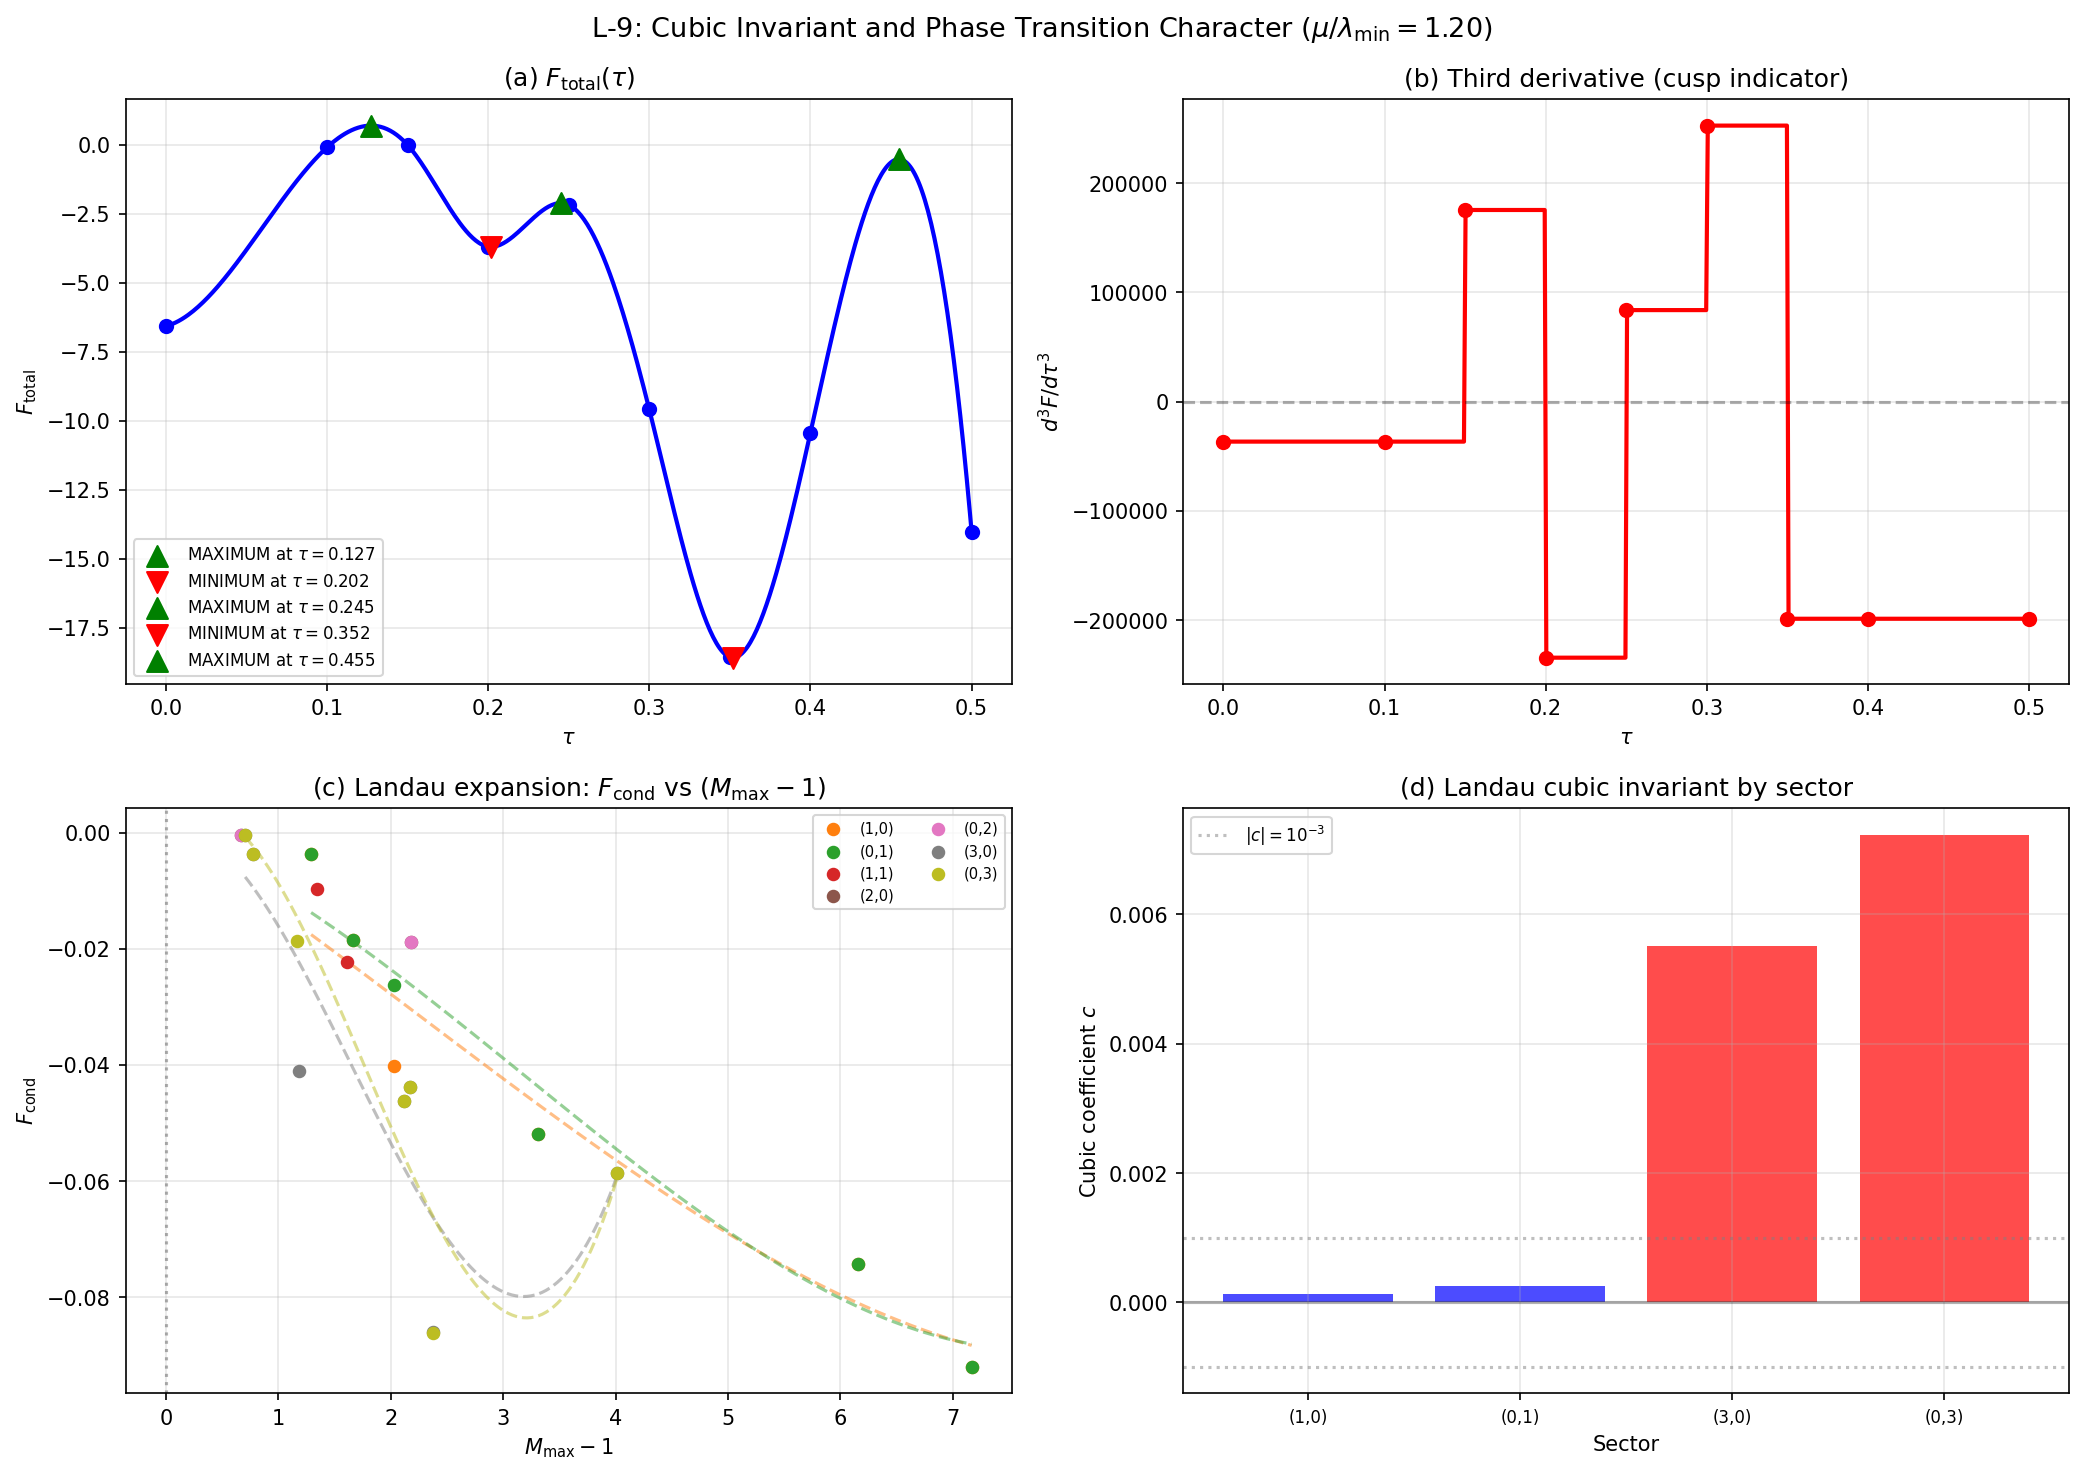

This figure's Python source:
#!/usr/bin/env python3
"""
Session 28b-5: L-9 Cubic Invariant at BCS Sector Boundaries
=============================================================

Gate L-9 (Diagnostic): Cusps at sector boundaries confirm first-order BCS
transitions.

Method:
-------
At mu/lambda_min = 1.20 (where the interior minimum exists in F_total),
analyze the Landau expansion of the free energy near the BCS transition:

    F_cond ~ a * (M_max - 1) + b * (M_max - 1)^2 + c * (M_max - 1)^3

The cubic invariant c != 0 implies a first-order transition (the Landau
symmetry-breaking argument). c = 0 implies second-order (standard BCS).

We also compute:
  - dF_total/dtau and d^2F_total/dtau^2 via finite differences
  - d^3F_total/dtau^3 left and right of sector boundaries
  - Discontinuity in d^3F/dtau^3 at each cusp

Data:
-----
  s27_multisector_bcs.npz: F_total(tau, mu), F_cond(sector, tau, mu),
                           M_max(sector, tau, mu)
"""

import numpy as np
from scipy.interpolate import CubicSpline
import matplotlib
matplotlib.use('Agg')
import matplotlib.pyplot as plt
from pathlib import Path

# ─── Configuration ───────────────────────────────────────────────────────────
DATA_DIR = Path(__file__).parent
S27_FILE = DATA_DIR / 's27_multisector_bcs.npz'
OUT_NPZ = DATA_DIR / 's28b_cubic_invariant.npz'
OUT_PNG = DATA_DIR / 's28b_cubic_invariant.png'


def finite_diff_derivatives(tau_arr, f_arr):
    """
    Compute 1st, 2nd, 3rd derivatives of f(tau) via central finite differences.
    Uses non-uniform spacing formulas at endpoints.

    Parameters:
        tau_arr: shape (n,)
        f_arr: shape (n,)

    Returns:
        df, d2f, d3f: each shape (n,)
    """
    n = len(tau_arr)
    df = np.zeros(n)
    d2f = np.zeros(n)
    d3f = np.zeros(n)

    # Use cubic spline for robust derivatives
    cs = CubicSpline(tau_arr, f_arr)
    df = cs(tau_arr, 1)    # 1st derivative
    d2f = cs(tau_arr, 2)   # 2nd derivative
    d3f = cs(tau_arr, 3)   # 3rd derivative

    return df, d2f, d3f


def fit_landau_cubic(mmax_arr, fcond_arr, tau_arr):
    """
    Fit F_cond vs (M_max - 1) to a Landau polynomial near the transition.

    For each sector, near M_max = 1:
        F_cond ~ a*(M-1) + b*(M-1)^2 + c*(M-1)^3

    Parameters:
        mmax_arr: shape (n_tau,) M_max values for one sector
        fcond_arr: shape (n_tau,) F_cond values for one sector
        tau_arr: shape (n_tau,)

    Returns:
        dict with Landau coefficients and fit quality
    """
    # Only use points where F_cond != 0 (i.e., the sector is supercritical)
    mask = (np.abs(fcond_arr) > 1e-15) & (np.abs(mmax_arr - 1.0) < 10.0)

    if np.sum(mask) < 3:
        return {'a': np.nan, 'b': np.nan, 'c': np.nan, 'r2': np.nan, 'n_pts': int(np.sum(mask))}

    x = mmax_arr[mask] - 1.0   # deviation from critical
    y = fcond_arr[mask]

    # Polynomial fit: F_cond = a*x + b*x^2 + c*x^3 (no constant term: F_cond=0 at M_max=1)
    try:
        # Use weighted least squares with x, x^2, x^3
        X = np.column_stack([x, x**2, x**3])
        coeffs, residuals, rank, sv = np.linalg.lstsq(X, y, rcond=None)
        a, b, c = coeffs

        # R-squared
        y_pred = X @ coeffs
        ss_res = np.sum((y - y_pred) ** 2)
        ss_tot = np.sum((y - np.mean(y)) ** 2)
        r2 = 1.0 - ss_res / ss_tot if ss_tot > 0 else np.nan
    except Exception:
        return {'a': np.nan, 'b': np.nan, 'c': np.nan, 'r2': np.nan, 'n_pts': int(np.sum(mask))}

    return {'a': a, 'b': b, 'c': c, 'r2': r2, 'n_pts': int(np.sum(mask))}


def main():
    # ─── Load data ───────────────────────────────────────────────────────────
    d27 = np.load(S27_FILE, allow_pickle=True)
    tau_values = d27['tau_values']        # (9,)
    mu_ratios = d27['mu_ratios']          # (12,)
    sectors = d27['sectors']              # (9, 4)
    M_max = d27['M_max']                  # (9, 9, 12)
    F_cond = d27['F_cond']                # (9, 9, 12)
    F_total = d27['F_total']              # (9, 12)

    # mu/lambda_min = 1.20 is index 8
    mu_idx_12 = int(np.where(mu_ratios == 1.2)[0][0])
    n_sectors = sectors.shape[0]
    sector_labels = [f'({sectors[i,0]},{sectors[i,1]})' for i in range(n_sectors)]

    print("=" * 72)
    print("L-9 CUBIC INVARIANT: Landau Expansion near BCS Transition")
    print("=" * 72)
    print(f"tau grid: {tau_values}")
    print(f"mu/lambda_min = 1.20 (index {mu_idx_12})")
    print()

    # ─── F_total derivatives at mu/lmin = 1.20 ──────────────────────────────
    f_total_120 = F_total[:, mu_idx_12]
    print("─── F_total(tau) at mu/lambda_min = 1.20 ───")
    for ti in range(len(tau_values)):
        print(f"  tau={tau_values[ti]:.2f}: F_total = {f_total_120[ti]:.6f}")

    # Compute derivatives via cubic spline
    cs_ftotal = CubicSpline(tau_values, f_total_120)
    tau_fine = np.linspace(tau_values[0], tau_values[-1], 500)
    f_fine = cs_ftotal(tau_fine)
    df_fine = cs_ftotal(tau_fine, 1)
    d2f_fine = cs_ftotal(tau_fine, 2)
    d3f_fine = cs_ftotal(tau_fine, 3)

    # Find interior extrema of F_total
    # dF/dtau = 0 and d2F/dtau2 > 0 => minimum
    sign_changes_df = []
    for i in range(len(tau_fine) - 1):
        if df_fine[i] * df_fine[i+1] < 0:
            tau_ext = tau_fine[i] - df_fine[i] * (tau_fine[i+1] - tau_fine[i]) / (df_fine[i+1] - df_fine[i])
            d2f_at_ext = cs_ftotal(tau_ext, 2)
            f_at_ext = cs_ftotal(tau_ext)
            ext_type = "MINIMUM" if d2f_at_ext > 0 else "MAXIMUM"
            sign_changes_df.append((tau_ext, f_at_ext, d2f_at_ext, ext_type))

    print(f"\n  Interior extrema of F_total:")
    for tau_ext, f_ext, d2f_ext, ext_type in sign_changes_df:
        print(f"    tau = {tau_ext:.4f}: F = {f_ext:.4f}, d2F/dtau2 = {d2f_ext:.4f} ({ext_type})")

    # ─── d3F/dtau3 discontinuities ──────────────────────────────────────────
    print(f"\n─── d3F/dtau3 Analysis (cusp detection) ───")
    # Compute d3F at each data point from left and right
    df_data, d2f_data, d3f_data = finite_diff_derivatives(tau_values, f_total_120)

    print(f"  {'tau':<8} {'dF/dtau':<14} {'d2F/dtau2':<14} {'d3F/dtau3':<14}")
    print(f"  {'-'*48}")
    for ti in range(len(tau_values)):
        print(f"  {tau_values[ti]:<8.2f} {df_data[ti]:<14.4f} {d2f_data[ti]:<14.4f} {d3f_data[ti]:<14.4f}")

    # Detect jumps in d3F (cusp indicator)
    cusp_detected = []
    for ti in range(1, len(tau_values)):
        d3_jump = abs(d3f_data[ti] - d3f_data[ti-1])
        d3_avg = 0.5 * (abs(d3f_data[ti]) + abs(d3f_data[ti-1]))
        if d3_avg > 0 and d3_jump / d3_avg > 0.5:  # >50% relative jump
            cusp_detected.append((tau_values[ti-1], tau_values[ti], d3f_data[ti-1], d3f_data[ti], d3_jump))

    if cusp_detected:
        print(f"\n  d3F/dtau3 discontinuities detected:")
        for tau_lo, tau_hi, d3_lo, d3_hi, jump in cusp_detected:
            print(f"    Between tau={tau_lo:.2f} and {tau_hi:.2f}: d3F jumps from {d3_lo:.2f} to {d3_hi:.2f} (|jump| = {jump:.2f})")
    else:
        print(f"\n  No significant d3F/dtau3 discontinuities detected.")

    # ─── Per-sector Landau cubic expansion ───────────────────────────────────
    print()
    print("=" * 72)
    print("LANDAU CUBIC INVARIANT: F_cond ~ a*(M-1) + b*(M-1)^2 + c*(M-1)^3")
    print("=" * 72)

    landau_results = {}
    print(f"\n  {'Sector':<10} {'a':<12} {'b':<12} {'c':<12} {'R^2':<10} {'n_pts':<8} {'Order':<12}")
    print(f"  {'-'*62}")

    for si in range(n_sectors):
        p, q = sectors[si, 0], sectors[si, 1]
        mmax_tau = M_max[si, :, mu_idx_12]
        fcond_tau = F_cond[si, :, mu_idx_12]

        result = fit_landau_cubic(mmax_tau, fcond_tau, tau_values)
        landau_results[f'landau_{p}_{q}'] = result

        c_val = result['c']
        order = "1st-order" if (not np.isnan(c_val) and abs(c_val) > 1e-3) else \
                "2nd-order" if (not np.isnan(c_val) and abs(c_val) <= 1e-3) else "N/A"

        print(f"  ({p},{q}){'':<6} {result['a']:<12.4f} {result['b']:<12.4f} {result['c']:<12.6f} "
              f"{result['r2']:<10.4f} {result['n_pts']:<8d} {order}")

    # ─── Per-sector F_cond derivatives for cusp detection ────────────────────
    print()
    print("=" * 72)
    print("SECTOR-LEVEL F_cond(tau) CUSPS at mu/lambda_min = 1.20")
    print("=" * 72)

    sector_cusps = {}
    for si in range(n_sectors):
        p, q = sectors[si, 0], sectors[si, 1]
        fcond_tau = F_cond[si, :, mu_idx_12]

        # Only analyze sectors with non-trivial condensate
        active = np.abs(fcond_tau) > 1e-15
        if np.sum(active) < 3:
            continue

        # Find onset point (where F_cond becomes non-zero)
        onset_idx = None
        for ti in range(len(tau_values)):
            if abs(fcond_tau[ti]) > 1e-15:
                onset_idx = ti
                break

        if onset_idx is not None and onset_idx > 0:
            # dF_cond/dtau jumps from 0 to finite = cusp
            df_onset = (fcond_tau[onset_idx] - 0.0) / (tau_values[onset_idx] - tau_values[max(0, onset_idx-1)])
            print(f"  ({p},{q}): onset at tau={tau_values[onset_idx]:.2f}, dF_cond/dtau|onset = {df_onset:.4f}")
            sector_cusps[f'onset_{p}_{q}'] = tau_values[onset_idx]
        elif onset_idx == 0:
            # Active from tau=0
            print(f"  ({p},{q}): active from tau=0.00, F_cond(0) = {fcond_tau[0]:.6f}")

    # ─── Also analyze at mu/lambda_min = 1.0 (reference) ────────────────────
    mu_idx_10 = int(np.where(mu_ratios == 1.0)[0][0])
    print()
    print("─── Comparison: mu/lambda_min = 1.0 ───")
    f_total_10 = F_total[:, mu_idx_10]
    for ti in range(len(tau_values)):
        print(f"  tau={tau_values[ti]:.2f}: F_total = {f_total_10[ti]:.6f}")

    # ─── Gate Verdict ────────────────────────────────────────────────────────
    print()
    print("=" * 72)
    print("GATE L-9 VERDICT")
    print("=" * 72)

    # Check: any cubic invariant c significantly non-zero?
    c_values = []
    for si in range(n_sectors):
        p, q = sectors[si, 0], sectors[si, 1]
        key = f'landau_{p}_{q}'
        if key in landau_results and not np.isnan(landau_results[key]['c']):
            c_values.append((f'({p},{q})', landau_results[key]['c']))

    n_first_order = sum(1 for _, c in c_values if abs(c) > 1e-3)
    n_second_order = sum(1 for _, c in c_values if abs(c) <= 1e-3)

    has_cusps = len(cusp_detected) > 0

    if n_first_order > 0 or has_cusps:
        print(f"  L-9: PASS (DIAGNOSTIC)")
        print(f"  {n_first_order}/{len(c_values)} sectors have |c| > 1e-3 (first-order character)")
        if has_cusps:
            print(f"  {len(cusp_detected)} cusp(s) in d3F_total/dtau3")
        verdict = "PASS"
    else:
        print(f"  L-9: FAIL")
        print(f"  All cubic invariants c ~ 0: pure second-order BCS transitions")
        print(f"  No cusps in F_total")
        verdict = "FAIL"

    print(f"\n  Cubic invariants:")
    for label, c in c_values:
        print(f"    {label}: c = {c:.6f} ({'1st-order' if abs(c) > 1e-3 else '2nd-order'})")

    # ─── Save ────────────────────────────────────────────────────────────────
    save_dict = {
        'tau_values': tau_values,
        'tau_fine': tau_fine,
        'mu_ratios': mu_ratios,
        'sectors': sectors,
        'f_total_120': f_total_120,
        'f_total_10': f_total_10,
        'f_fine': f_fine,
        'df_fine': df_fine,
        'd2f_fine': d2f_fine,
        'd3f_fine': d3f_fine,
        'df_data': df_data,
        'd2f_data': d2f_data,
        'd3f_data': d3f_data,
        'verdict': verdict,
    }

    # Store Landau coefficients
    for si in range(n_sectors):
        p, q = sectors[si, 0], sectors[si, 1]
        key = f'landau_{p}_{q}'
        if key in landau_results:
            for coeff_name in ['a', 'b', 'c', 'r2']:
                save_dict[f'{key}_{coeff_name}'] = landau_results[key][coeff_name]

    np.savez_compressed(OUT_NPZ, **save_dict)
    print(f"\n  Saved: {OUT_NPZ}")

    # ─── Plot ────────────────────────────────────────────────────────────────
    fig, axes = plt.subplots(2, 2, figsize=(14, 10))
    fig.suptitle('L-9: Cubic Invariant and Phase Transition Character ($\\mu/\\lambda_{\\min} = 1.20$)', fontsize=13)

    # Panel (a): F_total(tau) at mu/lmin = 1.20
    ax = axes[0, 0]
    ax.plot(tau_fine, f_fine, 'b-', linewidth=2)
    ax.scatter(tau_values, f_total_120, color='blue', zorder=5, s=40)
    for tau_ext, f_ext, d2f_ext, ext_type in sign_changes_df:
        marker = 'v' if ext_type == "MINIMUM" else '^'
        color = 'red' if ext_type == "MINIMUM" else 'green'
        ax.scatter([tau_ext], [f_ext], marker=marker, color=color, s=100, zorder=6,
                   label=f'{ext_type} at $\\tau={tau_ext:.3f}$')
    ax.set_xlabel('$\\tau$')
    ax.set_ylabel('$F_{\\rm total}$')
    ax.set_title('(a) $F_{\\rm total}(\\tau)$')
    ax.legend(fontsize=8)
    ax.grid(True, alpha=0.3)

    # Panel (b): d3F/dtau3
    ax = axes[0, 1]
    ax.plot(tau_fine, d3f_fine, 'r-', linewidth=2)
    ax.scatter(tau_values, d3f_data, color='red', zorder=5, s=40)
    ax.axhline(y=0, color='k', linestyle='--', alpha=0.3)
    ax.set_xlabel('$\\tau$')
    ax.set_ylabel('$d^3 F/d\\tau^3$')
    ax.set_title('(b) Third derivative (cusp indicator)')
    ax.grid(True, alpha=0.3)

    # Panel (c): F_cond vs (M_max - 1) for each sector
    ax = axes[1, 0]
    colors = plt.cm.tab10(np.linspace(0, 1, n_sectors))
    for si in range(n_sectors):
        p, q = sectors[si, 0], sectors[si, 1]
        mmax_tau = M_max[si, :, mu_idx_12]
        fcond_tau = F_cond[si, :, mu_idx_12]
        mask = np.abs(fcond_tau) > 1e-15
        if np.sum(mask) >= 2:
            x = mmax_tau[mask] - 1.0
            y = fcond_tau[mask]
            ax.scatter(x, y, color=colors[si], label=f'({p},{q})', s=30, zorder=5)

            # Plot Landau fit
            key = f'landau_{p}_{q}'
            if key in landau_results and not np.isnan(landau_results[key]['a']):
                x_fit = np.linspace(x.min(), x.max(), 100)
                lr = landau_results[key]
                y_fit = lr['a'] * x_fit + lr['b'] * x_fit**2 + lr['c'] * x_fit**3
                ax.plot(x_fit, y_fit, color=colors[si], linestyle='--', alpha=0.5)

    ax.axvline(x=0, color='k', linestyle=':', alpha=0.3)
    ax.set_xlabel('$M_{\\max} - 1$')
    ax.set_ylabel('$F_{\\rm cond}$')
    ax.set_title('(c) Landau expansion: $F_{\\rm cond}$ vs $(M_{\\max}-1)$')
    ax.legend(fontsize=7, ncol=2)
    ax.grid(True, alpha=0.3)

    # Panel (d): Cubic coefficient c for each sector
    ax = axes[1, 1]
    sector_names = []
    c_vals = []
    for si in range(n_sectors):
        p, q = sectors[si, 0], sectors[si, 1]
        key = f'landau_{p}_{q}'
        if key in landau_results and not np.isnan(landau_results[key]['c']):
            sector_names.append(f'({p},{q})')
            c_vals.append(landau_results[key]['c'])

    if c_vals:
        bar_colors = ['red' if abs(c) > 1e-3 else 'blue' for c in c_vals]
        ax.bar(range(len(c_vals)), c_vals, color=bar_colors, alpha=0.7)
        ax.set_xticks(range(len(c_vals)))
        ax.set_xticklabels(sector_names, fontsize=8)
        ax.axhline(y=0, color='k', linestyle='-', alpha=0.3)
        ax.axhline(y=1e-3, color='gray', linestyle=':', alpha=0.5, label='$|c| = 10^{-3}$')
        ax.axhline(y=-1e-3, color='gray', linestyle=':', alpha=0.5)
        ax.set_xlabel('Sector')
        ax.set_ylabel('Cubic coefficient $c$')
        ax.set_title('(d) Landau cubic invariant by sector')
        ax.legend(fontsize=8)
    ax.grid(True, alpha=0.3)

    plt.tight_layout()
    plt.savefig(OUT_PNG, dpi=150, bbox_inches='tight')
    print(f"  Saved: {OUT_PNG}")
    plt.close()


if __name__ == '__main__':
    main()
